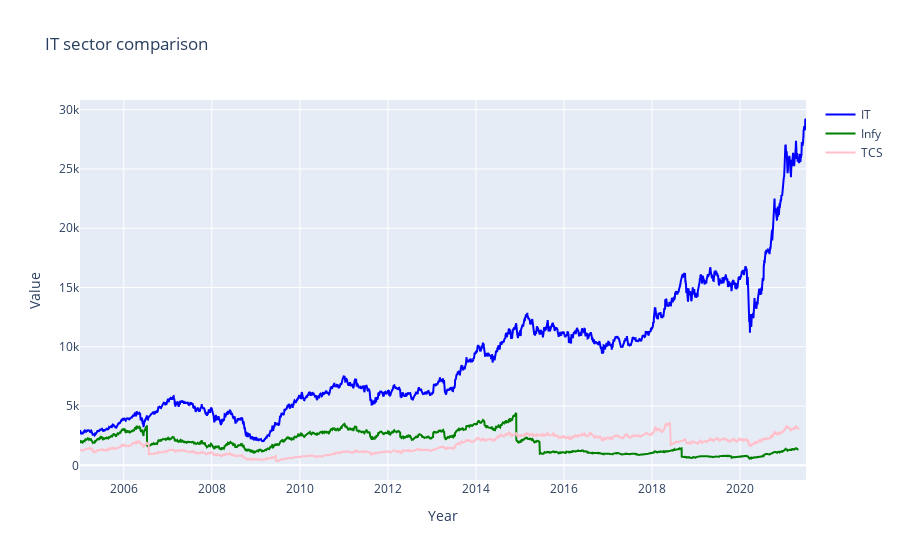

Notebook code for this chart:
### Markdown cell above
## TCS and INFY vs NIFTY IT(Benchmark)

### Code cell
infy_df = pd.read_csv("../datasets/companies/INFY.csv")
start = infy_df[infy_df['Date']=='2005-01-03'].index[0]
infy_df = infy_df[start:]

tcs_df = pd.read_csv("../datasets/companies/TCS.csv")
start = tcs_df[tcs_df['Date']=='2005-01-03'].index[0]
tcs_df = tcs_df[start:]

fig = go.Figure()
        

fig.add_trace(go.Scatter(
         x=niftyIT_df['Date'],
         y=niftyIT_df['Close'],
        name='IT',
        line=dict(color='blue'),
    opacity=1))        

fig.add_trace(go.Scatter(
         x=infy_df['Date'],
         y=infy_df['Close'],
        name='Infy',
        line=dict(color='green'),
    opacity=1))

fig.add_trace(go.Scatter(
         x=tcs_df['Date'],
         y=tcs_df['Close'],
        name='TCS',
        line=dict(color='pink'),
    opacity=1))
    
fig.update_layout(title_text="IT sector comparison", xaxis_title = 'Year', yaxis_title='Value')

fig.show()

### Figure 1 — Plotly figure (JSON) as saved in the notebook; plotly's stock layout.template omitted (floating-point values rounded to 4 significant figures; data arrays with more than 128 entries replaced by an {"elided": "..."} marker saying what was removed)
{"data": [{"line": {"color": "blue"}, "name": "IT", "opacity": 1, "type": "scatter", "x": {"elided": "4092 str values"}, "y": {"elided": "4092 float values"}}, {"line": {"color": "green"}, "name": "Infy", "opacity": 1, "type": "scatter", "x": {"elided": "4049 str values"}, "y": {"elided": "4049 float values"}}, {"line": {"color": "pink"}, "name": "TCS", "opacity": 1, "type": "scatter", "x": {"elided": "4049 str values"}, "y": {"elided": "4049 float values"}}], "layout": {"title": {"text": "IT sector comparison"}, "xaxis": {"title": {"text": "Year"}}, "yaxis": {"title": {"text": "Value"}}}}
